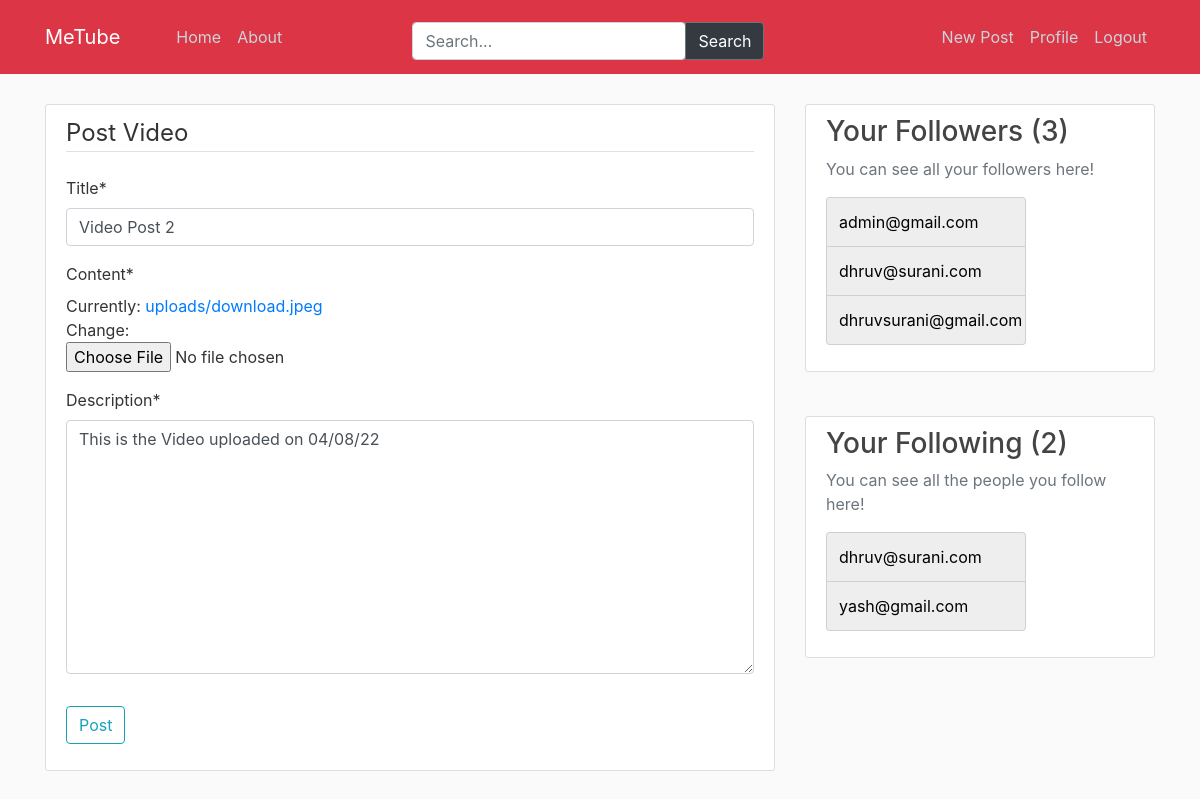
The app's page /post/10/update/ (signed in) with its own data.
### video_post/models.py (models this page shows, shortened)
class VideoPost(models.Model):
    title = models.CharField(max_length=100)
    content = models.FileField(upload_to='uploads')
    description = models.TextField()
    date_posted = models.DateTimeField(default=timezone.now)
    creator = models.ForeignKey(get_user_model(), on_delete=models.CASCADE)
    likes = models.ManyToManyField(get_user_model(), related_name="video_posts")
    dislikes = models.ManyToManyField(get_user_model(), related_name="video_posts_dislikes")

### users/models.py (models this page shows, shortened)
class CustomUser(AbstractBaseUser, PermissionsMixin):
    username = models.CharField(max_length=255, unique=True, null=True)
    email = models.EmailField(_('email address'), unique=True)
    first_name = models.CharField(max_length=255, unique=False, null=True)
    last_name = models.CharField(max_length=255, unique=False, null=True)
    is_staff = models.BooleanField(default=False)
    is_active = models.BooleanField(default=True)
    date_joined = models.DateTimeField(default=timezone.now)
    USERNAME_FIELD = 'email'
    REQUIRED_FIELDS = []
    objects = CustomUserManager()
    def __str__(self):
        return self.email

class Profile(models.Model):
    user = models.OneToOneField(get_user_model(), on_delete=models.CASCADE)
    image = models.ImageField(default='default.jpg', upload_to='profile_pics')
    following = models.ManyToManyField(CustomUser, related_name="following")
    followers = models.ManyToManyField(CustomUser, related_name="followers")

### video_post/views.py (the view, shortened to what this page needs)
# urls.py: path('post/<int:pk>/update/', PostUpdateView.as_view(), name='post-update'),
class PostUpdateView(LoginRequiredMixin, UserPassesTestMixin, UpdateView):
    model = VideoPost  #It will tell out list what model to query
    fields = ['title', 'content', 'description']
    def test_func(self):
        post = self.get_object()
        if self.request.user == post.creator:
            return True
        return False

### video_post/templates/video_post/videopost_form.html (shortened to what this page needs)
{% extends "video_post/base.html" %}
{% load crispy_forms_tags %}
{% block content %}
    <div class="content-section">
        <form method="POST" enctype="multipart/form-data">
            <fieldset class="form-group">
                <legend class="border-bottom mb-4">Post Video</legend>
                {{ form|crispy }}
            </fieldset>
            <div class="form-group">
                <button class="btn btn-outline-info" type="submit">Post</button>
            </div>
        </form>
    </div>
{% endblock content %}

### video_post/templates/video_post/base.html (shortened to what this page needs)
{% load static %}
<!DOCTYPE html>
<html xml:lang="en">
<head>
    <link rel="stylesheet" href="https://cdn.jsdelivr.net/npm/bootstrap@4.0.0/dist/css/bootstrap.min.css"
>
    <link rel="stylesheet" type="text/css" href="{% static 'video_post/main.css' %}">
</head>
<body>
    <header class="site-header">
      <nav class="navbar navbar-expand-md navbar-dark bg-danger fixed-top">
        <div class="container">
          <a class="navbar-brand mr-5" href="/">MeTube</a>
          <div class="collapse navbar-collapse" id="navbarToggle">
            <div class="navbar-nav mr-auto">
              <a class="nav-item nav-link" href="/">Home</a>
              <a class="nav-item nav-link" href="#">About</a>
            </div>
              <div class="input-group pr-5 mr-auto col-5">
                <form action="{% url 'search_result' %}" method="get">
                  <input class="form-control" name="q" type="text" placeholder="Search...">
                </form>
                  <div class="input-group-append">
                    <button class="btn btn-outline-secondary bg-dark text-white" type="submit">Search</button>
                  </div>
              </div>
            <div class="navbar-nav">
                {% if user.is_authenticated %}
                  <a class="nav-item nav-link" href="{% url 'post-create' %}">New Post</a>
                  <a class="nav-item nav-link" href="{% url 'profile' %}">Profile</a>
                  <a class="nav-item nav-link" href="{% url 'logout' %}">Logout</a>
                {% else %}
                  <a class="nav-item nav-link" href="{% url 'login' %}">Login</a>
                  <a class="nav-item nav-link" href="{% url 'register' %}">Register</a>
                {% endif %}
            </div>
          </div>
        </div>
      </nav>
    </header>
    <main role="main" class="container">
        <div class="row">
            <div class="col-md-8">
                <br>
              {% block content %}{% endblock %}
            </div>
            {% if user.is_authenticated %}
            <div class="col-md-4">
                <br>
              <div class="content-section">
                <h3>Your Followers ({{request.user.profile.followers.count}})</h3>
                <p class='text-muted'>You can see all your followers here!
                  <div class="vertical-menu">
                  {% for following in request.user.profile.followers.all %}
                    <a class="list-group-item list-group-item-light" href="{% url 'user-posts' following %}">{{following}}</a>
                  {% endfor %}
                  </div>
                </p>
              </div>
                <br>
              <div class="content-section">
                <h3>Your Following ({{request.user.profile.following.count}})</h3>
                <p class='text-muted'>You can see all the people you follow here!
                  <div class="vertical-menu">
                  {% for follower in request.user.profile.following.all %}
                    <a class="list-group-item list-group-item-light" href="{% url 'user-posts' follower %}">{{follower}}</a>
                  {% endfor %}
                  </div>
                </p>
              </div>
            </div>
            {% endif %}
        </div>
    </main>
</body>
</html>

### video_post/static/video_post/main.css (style rules this page uses)
body { background: #fafafa; color: #333333; margin-top: 5rem; }
h1, h2, h3, h4, h5, h6 { color: #444444; }
.site-header .navbar-nav .nav-link { color: #cbd5db; }
.content-section { background: #ffffff; padding: 10px 20px; border: 1px solid #dddddd; border-radius: 3px; margin-bottom: 20px; }
.input-group { float: left; padding: 6px; margin-top: 8px; font-size: 17px; border: none; }
.vertical-menu { width: 200px; }
.vertical-menu a { background-color: #eee; color: black; display: block; padding: 12px; text-decoration: none; }

### records on screen
VideoPost: title "Video Post 2", description "This is the Video uploaded on 04/08/22"
CustomUser: user.profile.followers.count "3", email "admin@gmail.com", user.profile.following.count "2"
CustomUser: email "dhruv@surani.com"
CustomUser: email "dhruvsurani@gmail.com"
CustomUser: email "yash@gmail.com"
